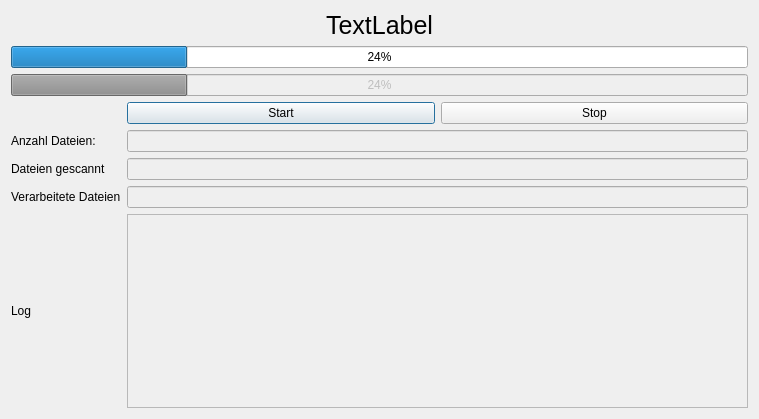
<?xml version="1.0" encoding="UTF-8"?>
<ui version="4.0">
 <class>Dialog</class>
 <widget class="QDialog" name="Dialog">
  <property name="geometry">
   <rect>
    <x>0</x>
    <y>0</y>
    <width>759</width>
    <height>419</height>
   </rect>
  </property>
  <property name="windowTitle">
   <string>Dialog</string>
  </property>
  <layout class="QVBoxLayout" name="verticalLayout_2">
   <item>
    <widget class="QLabel" name="lbl_topic">
     <property name="font">
      <font>
       <pointsize>19</pointsize>
      </font>
     </property>
     <property name="text">
      <string>TextLabel</string>
     </property>
     <property name="alignment">
      <set>Qt::AlignCenter</set>
     </property>
    </widget>
   </item>
   <item>
    <widget class="QProgressBar" name="pgb_progress">
     <property name="value">
      <number>24</number>
     </property>
    </widget>
   </item>
   <item>
    <widget class="QProgressBar" name="pgb_progress_ii">
     <property name="enabled">
      <bool>false</bool>
     </property>
     <property name="font">
      <font>
       <stylestrategy>PreferDefault</stylestrategy>
      </font>
     </property>
     <property name="value">
      <number>24</number>
     </property>
    </widget>
   </item>
   <item>
    <layout class="QVBoxLayout" name="la_vertical_layout">
     <item>
      <layout class="QGridLayout" name="la_grid_layout">
       <item row="4" column="0">
        <widget class="QLabel" name="lbl_current_files_count">
         <property name="text">
          <string>Verarbeitete Dateien</string>
         </property>
        </widget>
       </item>
       <item row="1" column="1">
        <layout class="QHBoxLayout" name="la_actions">
         <item>
          <widget class="QPushButton" name="btn_start">
           <property name="text">
            <string>Start</string>
           </property>
          </widget>
         </item>
         <item>
          <widget class="QPushButton" name="btn_stop">
           <property name="text">
            <string>Stop</string>
           </property>
          </widget>
         </item>
        </layout>
       </item>
       <item row="5" column="0">
        <widget class="QLabel" name="lbl_log">
         <property name="text">
          <string>Log</string>
         </property>
        </widget>
       </item>
       <item row="2" column="1">
        <widget class="QLineEdit" name="le_files_count">
         <property name="enabled">
          <bool>false</bool>
         </property>
         <property name="alignment">
          <set>Qt::AlignRight|Qt::AlignTrailing|Qt::AlignVCenter</set>
         </property>
        </widget>
       </item>
       <item row="5" column="1">
        <widget class="QPlainTextEdit" name="pte_log">
         <property name="enabled">
          <bool>false</bool>
         </property>
        </widget>
       </item>
       <item row="4" column="1">
        <widget class="QLineEdit" name="le_current_files_count">
         <property name="enabled">
          <bool>false</bool>
         </property>
        </widget>
       </item>
       <item row="2" column="0">
        <widget class="QLabel" name="lbl_files_count">
         <property name="text">
          <string>Anzahl Dateien:</string>
         </property>
        </widget>
       </item>
       <item row="3" column="0">
        <widget class="QLabel" name="lbl_new_files">
         <property name="text">
          <string>Dateien gescannt</string>
         </property>
        </widget>
       </item>
       <item row="3" column="1">
        <widget class="QLineEdit" name="le_new_files">
         <property name="enabled">
          <bool>false</bool>
         </property>
        </widget>
       </item>
      </layout>
     </item>
    </layout>
   </item>
  </layout>
 </widget>
 <resources/>
 <connections/>
</ui>
